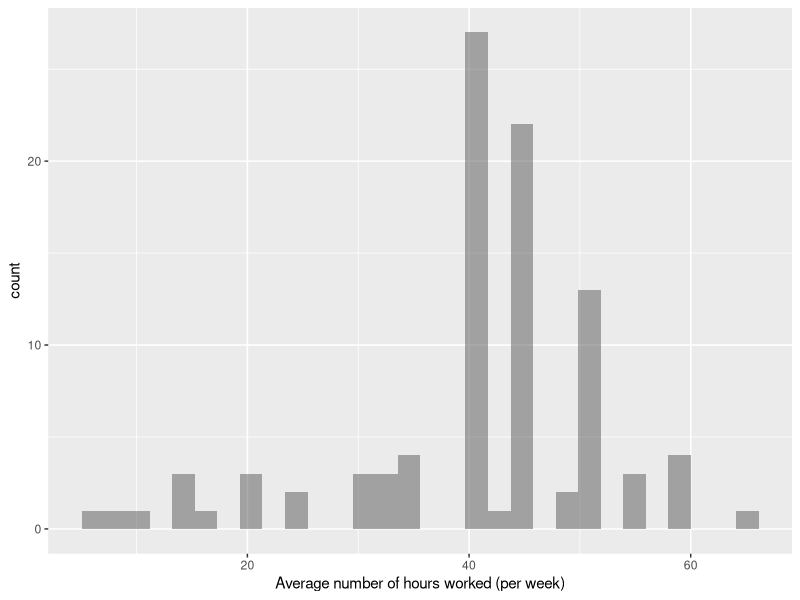

Write the R code that produced this figure.
# Engage Pilot Choice Text
df_CH <- read.csv("Engage_Pilot_Choice.csv", header=FALSE,na.strings="")


  # Removing Uncessary Data
    df2_CH<-df_CH[-c(3),]
    df2_CH<-df2_CH[-c(1:17)]

  # Saving Headers
    header<-df2_CH[1:2,]
    
  # Recoding Values 

    df2_CH[ paste0("V", 18:161) ] <- 
      lapply( df2_CH[ , grepl("^V", names(df2_CH))] ,  
          function(x) {c('Strongly Disagree'=1, 'Disagree'=2, 'Slightly Disagree'=3, 'Slightly Agree'=4, 'Agree'=5, 'Strongly Agree'=6 )[as.character(x)]})

   # Combining Headers and Values
    
    df2_CH<-df2_CH[-c(1:2),]
      
    df3_CH<-rbind(header,df2_CH)
  
    
    


#Engage Pilot Numeric

df_Num <- read.csv("Engage_Pilot_Numeric.csv", header=FALSE,na.strings="")

x <- df_Num[2,]
colnames(df_Num) <- x

df2_Num<-df_Num[-c(2:3),]
df2_Num<-df2_Num[-c(1:17)]



# Hours 
y<-df2_Num[146]
y<-na.omit(y)
y<-y[-c(1),]


library(stringr)
library(tidyverse)

y<-gsub("\\D","",y,ignore.case = TRUE, fixed =FALSE)

hours<-as.data.frame(substr(y,1,2))

hours<-hours%>%rename(Hours=`substr(y, 1, 2)`)
hours$Hours <- as.numeric(as.character(hours$Hours))



library(ggplot2)

ggplot(hours, aes(x = Hours)) +           
  geom_histogram(alpha = 0.5, position = "identity") +
  geom_vline(aes(xintercept=mean(hours, na.rm=T)),   # Ignore NA values for mean
             color="blue", linetype="dotted", size=1) +
  labs(x="Average number of hours worked (per week)")



# Split the Data by Condition

library(psych)

Condition1<-df2_Num[,1:36]
Condition2<-df2_Num[,37:72]
Condition3<-df2_Num[,73:108]
Condition4<-df2_Num[,109:144]

Con1<-Condition1[-c(1),]
Con2<-Condition2[-c(1),]
Con3<-Condition3[-c(1),]
Con4<-Condition4[-c(1),]


# Changing to numeric

Con1<-as.data.frame(apply(Con1,2, as.numeric))
Con2<-as.data.frame(apply(Con2,2, as.numeric))
Con3<-as.data.frame(apply(Con3,2, as.numeric))
Con4<-as.data.frame(apply(Con4,2, as.numeric))

# Spliting Conditions Further:
  # Condition 1: affective, behavioral, cognitive
    # Affective
      
      Affective_Absorption<-Con1[,1:4]
      Affective_Vigor<-Con1[,5:8]
      Affective_Dedication<-Con1[,9:12]
    
    # Behavioral
      
      Behavioral_Absorption<-Con1[,13:16]
      Behavioral_Vigor<-Con1[,17:20]
      Behavioral_Dedication<-Con1[,21:24]
      
    # Cognitive 
      
      Cognitive_Vigor<-Con1[,25:28]
      Cognitive_Dedication<-Con1[,29:32]
      Cognitive_Absorption<-Con1[,33:36]

  # Condition 2: Absorption, Vigor, Dedication
      # Absorption
      
      Absorption_Cognitive<-Con1[,1:4]
      Absorption_Behavioral<-Con1[,5:8]
      Absorption_Affective<-Con1[,9:12]
      
      # Vigor
      
      Vigor_Cognitive<-Con1[,13:16]
      Vigor_Affective<-Con1[,17:20]
      Vigor_Behavioral<-Con1[,21:24]
      
      # Dedication
      
      Dedication_Cognitive<-Con1[,25:28]
      Dedication_Affective<-Con1[,29:32]
      Dedication_Behavioral<-Con1[,33:36]



#Items Stats
alpha(Con1,na.rm = TRUE, check.keys = TRUE)
alpha(Affective_Absorption,na.rm = TRUE,check.keys = TRUE)

warnings()

